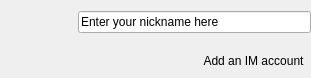
<ui version="4.0" >
 <author></author>
 <comment></comment>
 <exportmacro></exportmacro>
 <class>IMProfileWidget</class>
 <widget class="QWidget" name="IMProfileWidget" >
  <property name="geometry" >
   <rect>
    <x>0</x>
    <y>0</y>
    <width>311</width>
    <height>78</height>
   </rect>
  </property>
  <layout class="QGridLayout" >
   <property name="margin" >
    <number>0</number>
   </property>
   <property name="spacing" >
    <number>0</number>
   </property>
   <item row="1" column="1" >
    <layout class="QHBoxLayout" >
     <property name="margin" >
      <number>0</number>
     </property>
     <property name="spacing" >
      <number>0</number>
     </property>
     <item>
      <widget class="ScrollFrame" name="accountScrollFrame" >
       <property name="sizePolicy" >
        <sizepolicy>
         <hsizetype>13</hsizetype>
         <vsizetype>0</vsizetype>
         <horstretch>0</horstretch>
         <verstretch>0</verstretch>
        </sizepolicy>
       </property>
       <property name="frameShape" >
        <enum>QFrame::NoFrame</enum>
       </property>
       <property name="frameShadow" >
        <enum>QFrame::Raised</enum>
       </property>
      </widget>
     </item>
     <item>
      <widget class="QToolButton" name="addIMAccountButton" >
       <property name="toolTip" >
        <string>Add an instant messaging account (MSN, AIM, GoogleTalk...)</string>
       </property>
       <property name="text" >
        <string>Add an IM account</string>
       </property>
       <property name="icon" >
        <iconset resource="../../../../resources/wengophone.qrc" >:/pics/add.png</iconset>
       </property>
       <property name="iconSize" >
        <size>
         <width>22</width>
         <height>22</height>
        </size>
       </property>
       <property name="toolButtonStyle" >
        <enum>Qt::ToolButtonTextBesideIcon</enum>
       </property>
       <property name="autoRaise" >
        <bool>true</bool>
       </property>
      </widget>
     </item>
    </layout>
   </item>
   <item row="0" column="1" >
    <widget class="ToolTipLineEdit" name="aliasLineEdit" >
     <property name="toolTip" >
      <string>Enter your nickname here</string>
     </property>
     <property name="text" >
      <string>Enter your nickname here</string>
     </property>
    </widget>
   </item>
   <item rowspan="2" row="0" column="0" >
    <widget class="QToolButton" name="avatarButton" >
     <property name="toolTip" >
      <string>&lt;html>&lt;head>&lt;meta name="qrichtext" content="1" />&lt;style type="text/css">
p, li { white-space: pre-wrap; }
&lt;/style>&lt;/head>&lt;body style=" font-family:'Sans Serif'; font-size:9pt; font-weight:400; font-style:normal; text-decoration:none;">
&lt;p style=" margin-top:0px; margin-bottom:0px; margin-left:0px; margin-right:0px; -qt-block-indent:0; text-indent:0px;">Click to change your avatar&lt;/p>&lt;/body>&lt;/html></string>
     </property>
     <property name="icon" >
      <iconset resource="../../../../resources/wengophone.qrc" >:/pics/avatar_background.png</iconset>
     </property>
     <property name="iconSize" >
      <size>
       <width>70</width>
       <height>70</height>
      </size>
     </property>
     <property name="autoRaise" >
      <bool>true</bool>
     </property>
    </widget>
   </item>
  </layout>
 </widget>
 <pixmapfunction></pixmapfunction>
 <customwidgets>
  <customwidget>
   <class>ToolTipLineEdit</class>
   <extends>QLineEdit</extends>
   <header>ToolTipLineEditProxy.h</header>
   <container>0</container>
   <pixmap></pixmap>
  </customwidget>
  <customwidget>
   <class>ScrollFrame</class>
   <extends>QFrame</extends>
   <header>qtutil/ScrollFrame.h</header>
   <container>0</container>
   <pixmap></pixmap>
  </customwidget>
 </customwidgets>
 <tabstops>
  <tabstop>avatarButton</tabstop>
  <tabstop>aliasLineEdit</tabstop>
  <tabstop>addIMAccountButton</tabstop>
 </tabstops>
 <resources>
  <include location="../../../../resources/wengophone.qrc" />
 </resources>
 <connections/>
</ui>
